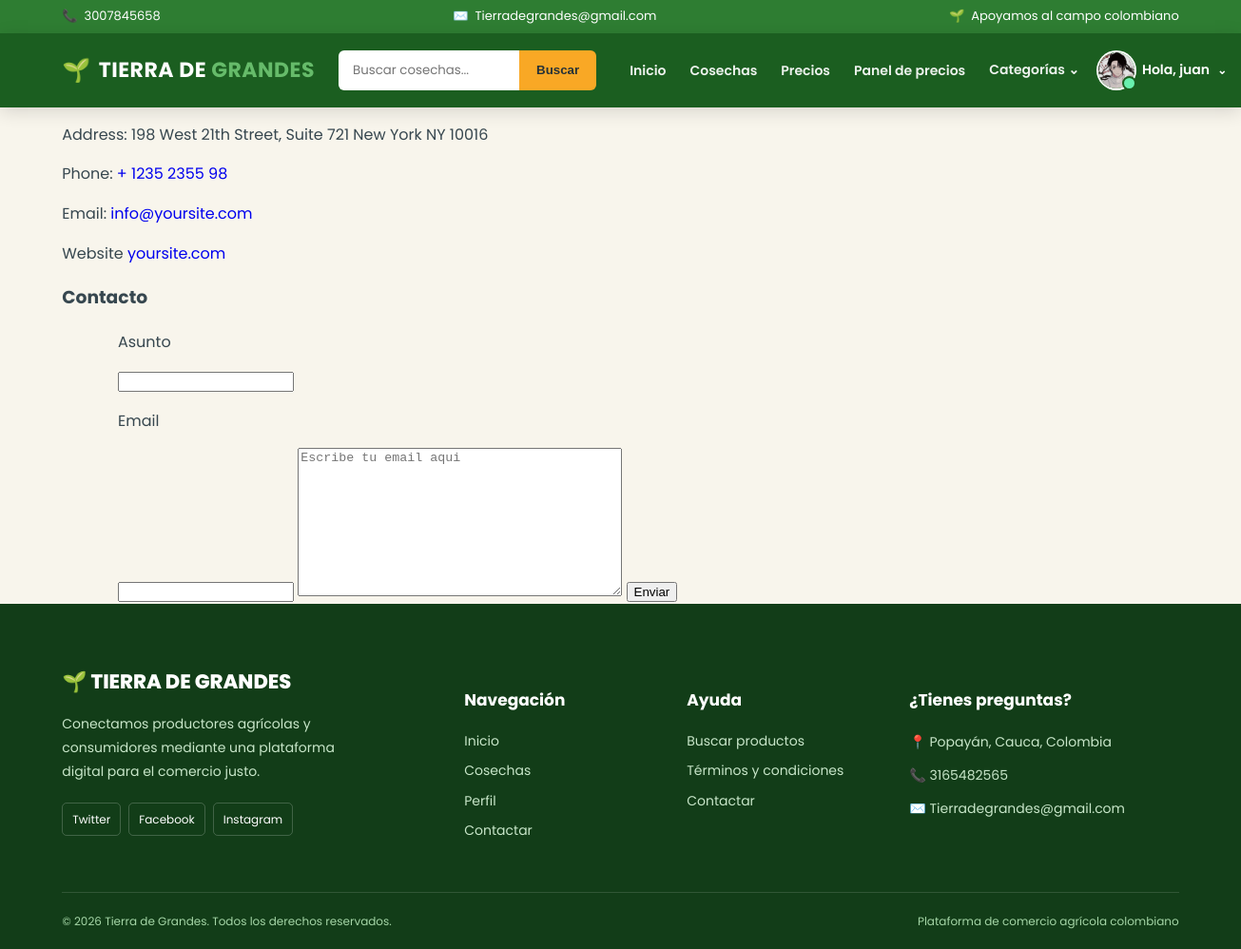
Screenshot of /contactar/ (signed in) with the database file from the repository.
### cuentas/models.py (models this page shows, shortened)
class Cuentas (AbstractBaseUser):
    nombres = models.CharField(max_length=50)
    apellidos = models.CharField(max_length=50)
    nombreusuario = models.CharField(max_length=50, unique=True)
    email = models.CharField(max_length=100, unique=True)
    numero_telefono = models.CharField(max_length=50)
    date_joined = models.DateTimeField(auto_now_add=True)
    last_login = models.DateTimeField(auto_now_add=True)
    is_admin = models.BooleanField(default=False)
    is_staff = models.BooleanField(default=False)
    is_active = models.BooleanField(default=False)
    is_superadmin = models.BooleanField(default=False)
    USERNAME_FIELD = 'email'
    REQUIRED_FIELDS = ['nombreusuario', 'nombres', 'apellidos']
    objects = CuentaAdd()
    def full_nombre(self):
        return f'{self.nombres} {self.apellidos}'

class UserPerfil(models.Model):
    user = models.OneToOneField(Cuentas, on_delete=models.CASCADE)
    direccion_linea_1 = models.CharField(blank=True, max_length=100)
    direccion_linea_2 = models.CharField(blank=True, max_length=100)
    image_perfil = models.ImageField(upload_to='userperfil')
    ciudad = models.CharField(blank=True, max_length=20)
    departamento = models.CharField(blank=True, max_length=20)
    descripcion = models.TextField()
    instagram = models.URLField("Instagram", max_length=200, blank=True)
    tiktok = models.URLField("TikTok", max_length=200, blank=True)
    facebook = models.URLField("Facebook", max_length=200, blank=True)

### cuentas/views.py (the view, shortened to what this page needs)
# urls.py: path('contactar/', views.contactar,name="contactar"),
def contactar(request):
    return render(request,"contacto/contact.html")

### carrito/context_processors.py (called while the page is built)
def counter(request):
    carrito_count = 0
    try:
        carrito = Carrito.objects.filter(carrito_id=_carrito_id(request))
        if request.user.is_authenticated:
            carrito_items = CarritoItem.objects.all().filter(user=request.user)
        else:
            carrito_items = CarritoItem.objects.all().filter(carrito=carrito[:1])
        for carrito_item in carrito_items:
            carrito_count += carrito_item.cantidad
    except CarritoItem.DoesNotExist:
        carrito_count = 0
    return dict(carrito_count=carrito_count)

### carrito/views.py (called while the page is built)
def _carrito_id(request): #creamos una funcion privada que solo va a funcionar en este archivo
    carrito =request.session.session_key
    if not carrito: #hago una condicion que si no exiate
        carrito = request.session.create()
    return carrito

### categorias/context_processors.py (called while the page is built)
def menu_links(request):
    links = Categoria.objects.all()
    return dict(links=links)

### categorias/models.py (called while the page is built)
    def get_url(self):
        return reverse('productos_categoria', args=[self.slug])

### tiera_de_grandes/templates/contacto/contact.html (shortened to what this page needs)
{% extends 'index.html' %}
{% load static %}
{% block content %}
    <section class="ftco-section contact-section bg-light">
      <div class="container">
      	<div class="row d-flex mb-5 contact-info">
          <div class="col-md-3 d-flex">
          	<div class="info bg-white p-4">
	            <p><span>Address:</span> 198 West 21th Street, Suite 721 New York NY 10016</p>
	          </div>
          </div>
          <div class="col-md-3 d-flex">
          	<div class="info bg-white p-4">
	            <p><span>Phone:</span> <a href="tel://1234567920">+ 1235 2355 98</a></p>
	          </div>
          </div>
          <div class="col-md-3 d-flex">
          	<div class="info bg-white p-4">
	            <p><span>Email:</span> <a href="mailto:info@yoursite.com">info@yoursite.com</a></p>
	          </div>
          </div>
          <div class="col-md-3 d-flex">
          	<div class="info bg-white p-4">
	            <p><span>Website</span> <a href="#">yoursite.com</a></p>
	          </div>
          </div>
          <section>
            <div>
                <h3>Contacto</h3>
              <div class="container">
                <form action="/contactar/" method="POST">{% csrf_token %}
                   <p>Asunto</p>
                   <input class="form-control" type="text" name="txtAsunto">
                   <p>Email</p>
                   <input class="form-control" type="email" name="txtEmail">
                   <textarea class="form-control" name="textmsg" id="text" cols="40" rows="10"  placeholder="Escribe tu email aqui" ></textarea>
                   <input class="btn btn-light" type="submit" value="Enviar">
                </form>
              </div>
            </div>
        </section>
        </div>
      </div>
    </section>
{% endblock %}

### tiera_de_grandes/templates/index.html (shortened to what this page needs)
<!DOCTYPE html>
{% load humanize %}
{% load static %}
<html lang="es">
<head>
    <link rel="stylesheet" href="{% static 'css/index.css' %}">
    <link rel="stylesheet" href="{% static 'css/base_extra.css' %}">
    <link rel="stylesheet" href="{% static 'css/login_tdg.css' %}">
</head>
<body>
    <div class="top-bar">
        <div class="container">
            <div class="top-bar-content">
                <div class="top-item">
                    <span aria-hidden="true">📞</span>
                    <span>3007845658</span>
                </div>
                <div class="top-item">
                    <span aria-hidden="true">✉️</span>
                    <span>Tierradegrandes@gmail.com</span>
                </div>
                <div class="top-item top-message">
                    <span aria-hidden="true">🌱</span>
                    <span>Apoyamos al campo colombiano</span>
                </div>
            </div>
        </div>
    </div>
    <nav class="main-navbar" aria-label="Navegación principal">
        <div class="container">
            <div class="navbar-content">
                <a href="{% url 'inicio' %}" class="brand">
                    <span class="brand-icon" aria-hidden="true">🌱</span>
                    <span>TIERRA DE <strong>GRANDES</strong></span>
                </a>
                <form class="search-form" action="{% url 'buscador' %}" method="get" role="search">
                    <input type="search" name="keyword" placeholder="Buscar cosechas..." aria-label="Buscar productos">
                    <button type="submit">Buscar</button>
                </form>
                <div class="nav-menu">
                    <a href="{% url 'inicio' %}" class="nav-link">Inicio</a>
                    <a href="{% url 'verproducto' %}" class="nav-link">Cosechas</a>
                    <a href="{% url 'inteligencia_artificial:precios_referencia' %}" class="nav-link">Precios</a>
                    <a href="{% url 'inteligencia_artificial:panel_precios' %}" class="nav-link">Panel de precios</a>
                    <div class="nav-dropdown" data-dropdown>
                        <button class="nav-link dropdown-button"
                                type="button"
                                data-dropdown-toggle
                                aria-haspopup="true"
                                aria-expanded="false"
                                aria-controls="categoriasMenu">
                            Categorías <span aria-hidden="true">⌄</span>
                        </button>
                    </div>
                    {% if request.user.is_authenticated %}
                        {% with u=request.user %}
                        <div class="nav-dropdown" data-dropdown>
                            <button class="user-button"
                                    type="button"
                                    data-dropdown-toggle
                                    aria-haspopup="true"
                                    aria-expanded="false"
                                    aria-controls="userMenu">
                                <span class="user-avatar" aria-hidden="true">
                                    <span class="user-initial">{{ u.nombres|default:u.nombreusuario|default:"U"|slice:":1"|upper }}</span>
                                    {% if u.userperfil.image_perfil %}
                                        <img src="{{ u.userperfil.image_perfil.url }}"
                                             alt=""
                                             class="user-photo"
                                             onerror="this.remove()">
                                    {% endif %}
                                </span>
                                <span class="user-name">Hola, {{ u.nombres|default:u.nombreusuario|truncatechars:14 }}</span>
                                <span class="dropdown-caret" aria-hidden="true">⌄</span>
                            </button>
                        </div>
                        {% endwith %}
                    {% else %}
                        <a href="{% url 'login' %}" class="nav-link">Iniciar Sesión</a>
                        <a href="{% url 'registrar' %}" class="register-button">Regístrate</a>
                    {% endif %}
                </div>
            </div>
        </div>
    </nav>
    {% block content %}{% endblock content %}
    <footer class="footer">
        <div class="container">
            <div class="footer-grid">
                <div class="footer-column">
                    <a href="{% url 'inicio' %}" class="footer-brand">🌱 TIERRA DE GRANDES</a>
                    <p>
                        Conectamos productores agrícolas y
                        consumidores mediante una plataforma
                        digital para el comercio justo.
                    </p>
                    <div class="social-links">
                        <a href="https://twitter.com/?lang=es" target="_blank" rel="noopener noreferrer">Twitter</a>
                        <a href="https://www.facebook.com/profile.php?id=100084250750943" target="_blank" rel="noopener noreferrer">Facebook</a>
                        <a href="https://www.instagram.com/" target="_blank" rel="noopener noreferrer">Instagram</a>
                    </div>
                </div>
                <div class="footer-column">
                    <h4>Navegación</h4>
                    <a href="{% url 'inicio' %}">Inicio</a>
                    <a href="{% url 'verproducto' %}">Cosechas</a>
                    {% if request.user.is_authenticated %}
                        <a href="{% url 'perfil' %}">Perfil</a>
                    {% endif %}
                    <a href="{% url 'contactar' %}">Contactar</a>
                </div>
                <div class="footer-column">
                    <h4>Ayuda</h4>
                    <a href="{% url 'verproducto' %}">Buscar productos</a>
                    <a href="#">Términos y condiciones</a>
                    <a href="{% url 'contactar' %}">Contactar</a>
                </div>
                <div class="footer-column">
                    <h4>¿Tienes preguntas?</h4>
                    <p>📍 Popayán, Cauca, Colombia</p>
                    <p>📞 3165482565</p>
                    <p>✉️ Tierradegrandes@gmail.com</p>
                </div>
            </div>
            <div class="footer-bottom">
                <p>© {% now "Y" %} Tierra de Grandes. Todos los derechos reservados.</p>
                <p>Plataforma de comercio agrícola colombiano</p>
            </div>
        </div>
    </footer>
</body>
</html>

### tiera_de_grandes/static/css/index.css (style rules this page uses)
:root { --green-dark: #1B5E20; --green: #2E7D32; --green-light: #66BB6A; --green-soft: #E8F5E9; --cream: #F8F5EC; --cream-dark: #F1EBDD; --yellow: #F9A825; --yellow-dark: #F57F17; --brown: #795548; --text: #37474F; --text-light: #607D8B; --white: #FFFFFF; --border: #E0E0E0; --shadow: 0 8px 30px rgba(27, 94, 32, 0.08); --shadow-hover: 0 15px 35px rgba(27, 94, 32, 0.16); }
* { box-sizing: border-box; }
html { scroll-behavior: smooth; }
body { margin: 0; background: var(--cream); color: var(--text); font-family: "Poppins", sans-serif; line-height: 1.6; }
a { text-decoration: none; }
img { max-width: 100%; }
.container { width: 90%; max-width: 1180px; margin: 0 auto; }
.top-bar { background: var(--green); color: white; font-size: 13px; padding: 7px 0; }
.top-bar-content { display: flex; justify-content: space-between; align-items: center; gap: 20px; }
.top-item { display: flex; align-items: center; gap: 7px; }
.top-message { justify-content: flex-end; }
.main-navbar { position: sticky; top: 0; z-index: 1000; background: var(--green-dark); box-shadow: 0 4px 18px rgba(0, 0, 0, 0.14); }
.navbar-content { min-height: 78px; display: flex; align-items: center; gap: 25px; }
.brand { display: flex; align-items: center; gap: 8px; color: white; font-size: 22px; font-weight: 700; letter-spacing: .5px; white-space: nowrap; }
.brand-icon { font-size: 24px; }
.brand strong { color: var(--green-light); }
.search-form { display: flex; margin-left: auto; }
.search-form input { width: 190px; height: 42px; padding: 0 15px; border: none; outline: none; border-radius: 6px 0 0 6px; font-family: inherit; }
.search-form button { height: 42px; border: none; padding: 0 18px; background: var(--yellow); color: #263238; font-weight: 700; border-radius: 0 6px 6px 0; cursor: pointer; }
.nav-menu { display: flex; align-items: center; gap: 5px; }
.nav-link { color: rgba(255,255,255,.92); padding: 9px 10px; font-size: 14px; font-weight: 600; white-space: nowrap; }
.nav-dropdown { position: relative; }
.dropdown-button { background: transparent; border: none; font-family: inherit; cursor: pointer; }
.footer { padding: 65px 0 20px; background: #123D18; color: #C8E6C9; }
.footer-grid { display: grid; grid-template-columns: 2fr 1fr 1fr 1.5fr; gap: 45px; }
.footer-brand { display: inline-block; margin-bottom: 15px; color: white; font-size: 21px; font-weight: 800; }
.footer-column p { max-width: 330px; margin: 0 0 10px; font-size: 14px; line-height: 1.8; }
.footer-column h4 { margin-bottom: 18px; color: white; font-size: 17px; font-weight: 700; }
.footer-column > a:not(.footer-brand) { display: block; margin-bottom: 9px; color: #C8E6C9; font-size: 14px; }
.social-links { display: flex; flex-wrap: wrap; gap: 8px; margin-top: 20px; }
.social-links a { padding: 7px 10px; border: 1px solid rgba(255,255,255,.2); border-radius: 5px; color: white; font-size: 12px; }
.footer-bottom { display: flex; justify-content: space-between; gap: 20px; margin-top: 45px; padding-top: 20px; border-top: 1px solid rgba(255,255,255,.13); color: #A5D6A7; font-size: 12px; }
.footer-bottom p { margin: 0; }

### tiera_de_grandes/static/css/base_extra.css (style rules this page uses)
.user-button { display: flex; align-items: center; gap: 8px; padding: 4px 10px 4px 5px; background: transparent; border: none; border-radius: 50px; color: var(--white); font-family: inherit; font-size: 14px; font-weight: 600; cursor: pointer; transition: background-color .2s; }
.user-avatar { position: relative; display: block; width: 38px; height: 38px; flex-shrink: 0; border-radius: 50%; box-shadow: 0 0 0 2px var(--white); }
.user-initial { display: flex; align-items: center; justify-content: center; width: 100%; height: 100%; background: var(--green-light); border-radius: 50%; color: var(--green-dark); font-size: 16px; font-weight: 800; }
.user-photo { position: absolute; inset: 0; width: 100%; height: 100%; object-fit: cover; border-radius: 50%; }
.user-avatar::after { content: ""; position: absolute; right: -2px; bottom: -2px; z-index: 2; width: 11px; height: 11px; background: #69F0AE; border: 2px solid var(--green-dark); border-radius: 50%; }
.user-name { max-width: 130px; overflow: hidden; text-overflow: ellipsis; white-space: nowrap; }
.dropdown-caret { font-size: 12px; }

### rows the page displays
Cuentas: userperfil.image_perfil (picture), nombres "juan"
